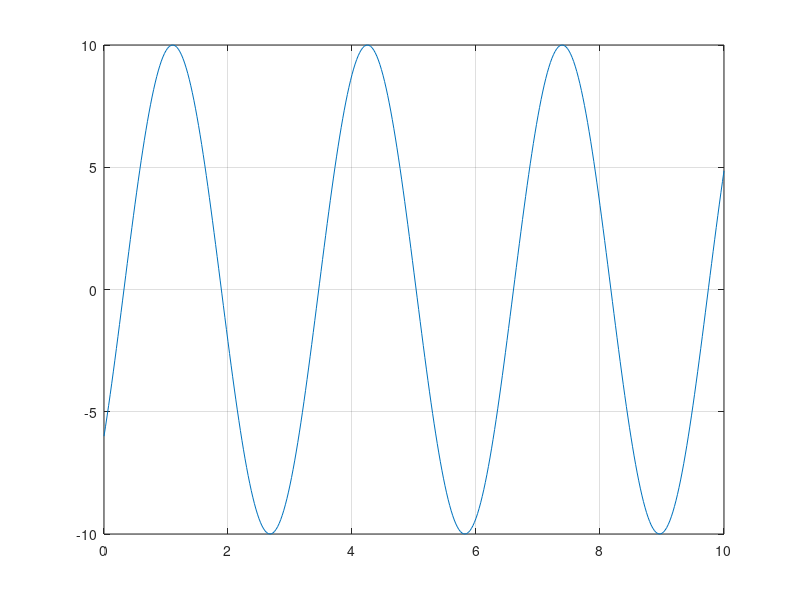
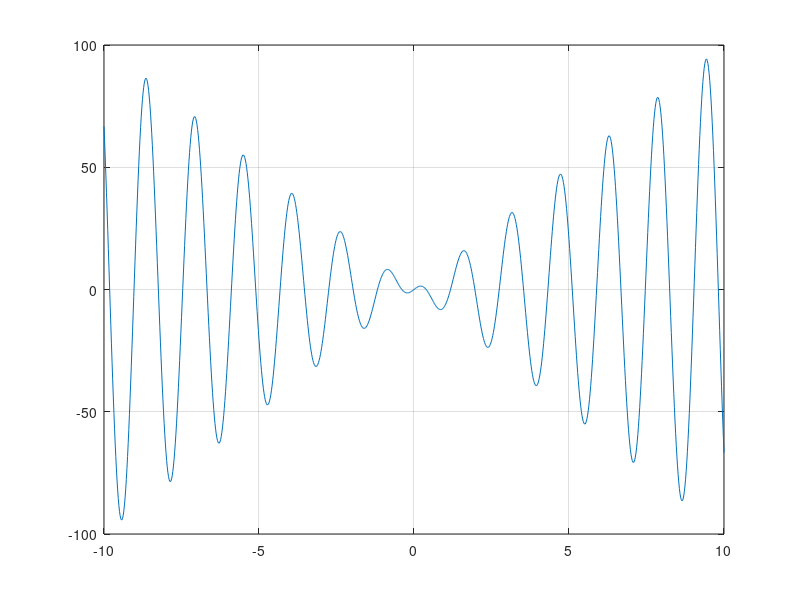
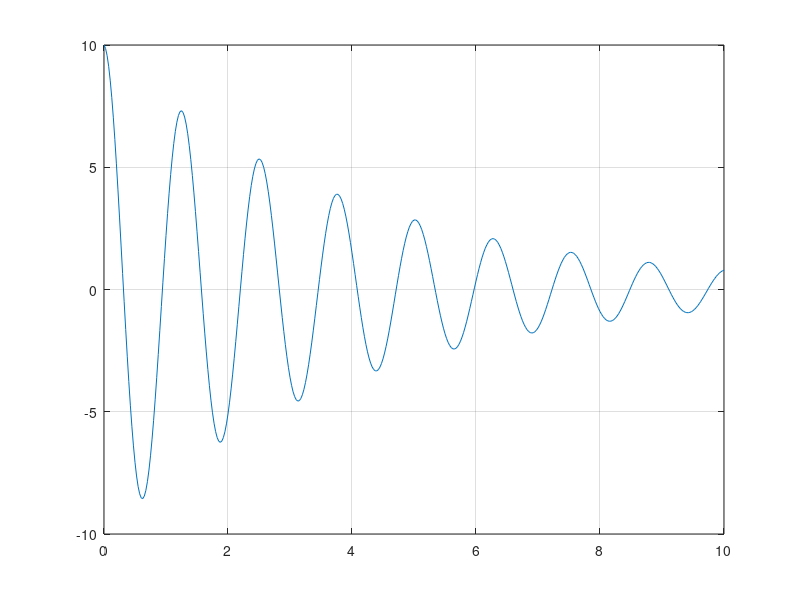

Write the MATLAB code that produced these figures, in order.
% Michael Gagliardi
% 9.7.2020
% ECE 202 Fall 2020, class 7
% three different functions, some with dots

clear
clf % clears figures

t = linspace(0,10,401);
f = 8*sin(2*t) - 6*cos(2*t); % no dots are needed for + or - arrays

plot(t,f)
grid on

figure

t2 = linspace(-10, 10, 1001);
g = 10 * t2 .* cos(4*t2);  %'weird' sinusoid, one dot

plot(t2,g)

grid on

figure

h = 10*exp(-t/4) .* cos(5*t); % one dot (damped sinusoid)

plot(t,h)

grid on

